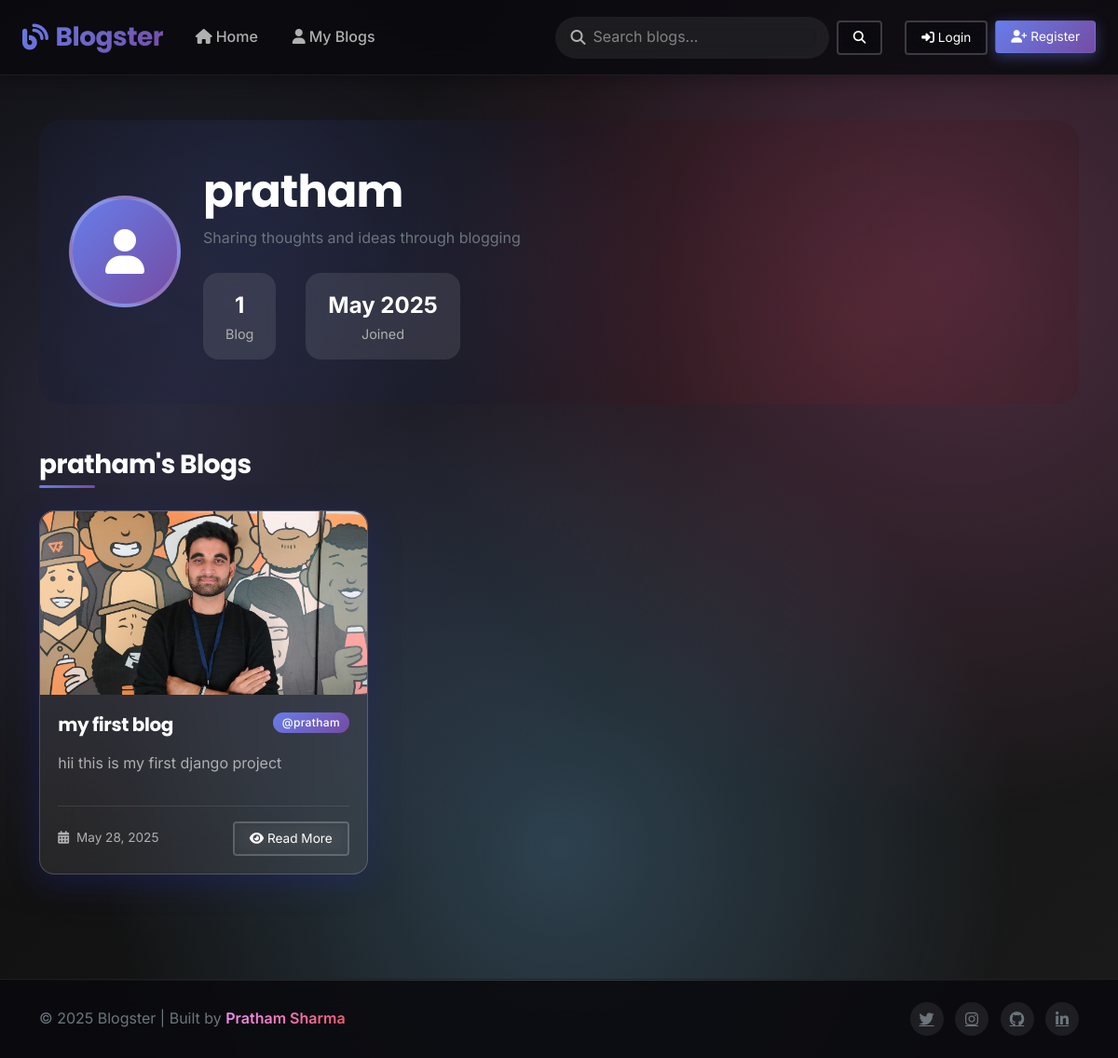
The app's page /tweet/1/profile/ with its own data.
### tweet/models.py (models this page shows, shortened)
class Tweet(models.Model):
    user= models.ForeignKey(User,on_delete=models.CASCADE)
    title=models.TextField(max_length=240,default='my first blog')
    text=models.TextField(max_length=240)
    photo=models.ImageField(upload_to='photos/',blank=True,null=True)
    created_at=models.DateTimeField(auto_now_add=True)
    updated_at=models.DateTimeField( auto_now=True)
    likes = models.ManyToManyField(User, related_name='liked_tweets', blank=True)

### tweet/views.py (the view)
# urls.py: path('<int:user_id>/profile/', views.user_profile, name='user_profile'),
def user_profile(request, user_id):
    user = get_object_or_404(User, id=user_id)
    tweets = Tweet.objects.filter(user=user).order_by('-created_at')
    return render(request, 'user_profile.html', {
        'profile_user': user,
        'mytweets': tweets
    })

### tweet/templates/user_profile.html (shortened to what this page needs)
{% extends "layout.html" %}
{% block content %}
<div class="container">
  <div class="profile-header">
    <div class="row align-items-center">
      <div class="col-md-8">
        <div class="d-flex align-items-center flex-column flex-md-row">
          <div class="profile-avatar me-md-4">
            {% if mytweets and mytweets.0.user.profile_picture %}
              <img src="{{ mytweets.0.user.profile_picture.url }}" alt="{{ mytweets.0.user.username }}'s avatar" />
            {% else %}
              <i class="fas fa-user"></i>
            {% endif %}
          </div>
          <div class="text-center text-md-start">
            <h1 class="display-5 fw-bold mb-2">
              {% if mytweets %}{{ mytweets.0.user.username }}{% else %}User{% endif %}
            </h1>
            <p class="text-secondary mb-0">
              {% if mytweets and mytweets.0.user.bio %}
                {{ mytweets.0.user.bio }}
              {% else %}
                Sharing thoughts and ideas through blogging
              {% endif %}
            </p>
            <div class="profile-stats">
              <div class="stat-item">
                <div class="stat-number">{{ mytweets|length }}</div>
                <div class="stat-label">Blog{{ mytweets|length|pluralize }}</div>
              </div>
              <div class="stat-item">
                <div class="stat-number">
                  {% if mytweets and mytweets.0.user.date_joined %}
                    {{ mytweets.0.user.date_joined|date:"M Y" }}
                  {% else %}
                    Recently
                  {% endif %}
                </div>
                <div class="stat-label">Joined</div>
              </div>
            </div>
          </div>
        </div>
      </div>
    </div>
  </div>
  {% if mytweets %}
    <h2 class="section-title">
      {% if mytweets %}{{ mytweets.0.user.username }}'s Blogs{% else %}Blogs{% endif %}
    </h2>
    <div class="tweet-grid">
      {% for tweet in mytweets %}
      <div class="glass-card tweet-card animate-on-scroll">
        <a href="{% url 'tweet' tweet.id %}" class="text-decoration-none">
          <div class="tweet-image-container">
            {% if tweet.photo %}
              <img
                src="{{ tweet.photo.url }}"
                class="tweet-image"
                alt="{{ tweet.title }}"
              />
            {% else %}
              <div class="tweet-image d-flex align-items-center justify-content-center" style="background: var(--primary-gradient);">
                <i class="fas fa-blog fa-3x text-white"></i>
              </div>
            {% endif %}
          </div>
        </a>
        <div class="tweet-content">
          <div class="d-flex justify-content-between align-items-start mb-3">
            <h3 class="tweet-title text-white mb-0">{{ tweet.title }}</h3>
            <span class="badge bg-primary-custom rounded-pill">
              @{{ tweet.user.username }}
            </span>
          </div>
          <p class="tweet-text">{{ tweet.text|truncatechars:120 }}</p>
          {% if mytweets.0.user == request.user %}
          <div class="tweet-actions">
            <a
              href="{% url 'tweet_detail' tweet.id %}"
              class="btn btn-outline-custom btn-sm"
            >
              <i class="fas fa-eye me-1"></i>View
            </a>
            <div class="d-flex gap-2">
              <a
                href="{% url 'tweet_edit' tweet.id %}"
                class="btn btn-outline-custom btn-sm"
              >
                <i class="fas fa-edit me-1"></i>Edit
              </a>
              <a
                href="{% url 'tweet_delete' tweet.id %}"
                class="btn btn-outline-danger btn-sm"
              >
                <i class="fas fa-trash me-1"></i>
              </a>
            </div>
          </div>
          {% else %}
          <div class="tweet-meta">
            <div>
              <i class="fas fa-calendar-alt me-1"></i>
              {{ tweet.created_at|date:"M d, Y" }}
            </div>
            <a
              href="{% url 'tweet_detail' tweet.id %}"
              class="btn btn-outline-custom btn-sm"
            >
              <i class="fas fa-eye me-1"></i>Read More
            </a>
          </div>
          {% endif %}
        </div>
      </div>
      {% endfor %}
    </div>
  {% endif %}
</div>
{% endblock %}

### templates/layout.html (style rules this page uses)
:root { --primary-gradient: linear-gradient(135deg, #667eea 0%, #764ba2 100%); --secondary-gradient: linear-gradient(135deg, #f093fb 0%, #f5576c 100%); --accent-gradient: linear-gradient(135deg, #4facfe 0%, #00f2fe 100%); --success-gradient: linear-gradient(135deg, #0ba360 0%, #3cba92 100%); --warning-gradient: linear-gradient(135deg, #f093fb 0%, #f5576c 100%); --dark-gradient: linear-gradient(135deg, #0c0c0c 0%, #1a1a1a 100%); --glass-bg: rgba(255, 255, 255, 0.08); --glass-border: rgba(255, 255, 255, 0.18); --text-primary: #ffffff; --text-secondary: #b0b0b0; --shadow-primary: 0 8px 32px rgba(31, 38, 135, 0.37); --shadow-hover: 0 15px 35px rgba(31, 38, 135, 0.5); --border-radius-sm: 10px; --border-radius-md: 16px; --border-radius-lg: 24px; }
* { margin: 0; padding: 0; box-sizing: border-box; }
body { background: var(--dark-gradient); color: var(--text-primary); font-family: "Inter", -apple-system, BlinkMacSystemFont, sans-serif; line-height: 1.6; min-height: 100vh; overflow-x: hidden; }
h1, h2, h3, h4, h5, h6, .display-1, .display-2, .display-3, .display-4, .display-5, .display-6 { font-family: "Poppins", sans-serif; letter-spacing: -0.02em; }
body::before { content: ""; position: fixed; top: 0; left: 0; width: 100%; height: 100%; background: radial-gradient( circle at 15% 40%, rgba(120, 119, 198, 0.25) 0%, transparent 45% ), radial-gradient( circle at 85% 25%, rgba(255, 119, 198, 0.25) 0%, transparent 45% ), radial-gradient( circle at 50% 80%, rgba(120, 200, 255, 0.25) 0%, transparent 45% ); z-index: -1; animation: backgroundShift 20s ease-in-out infinite alternate; }
.btn-outline-custom { background: transparent; border: 2px solid rgba(255, 255, 255, 0.2); color: var(--text-primary); backdrop-filter: blur(10px); box-shadow: none; }
.btn-sm { padding: 0.4rem 1rem; font-size: 0.85rem; }
.glass-card { background: var(--glass-bg); backdrop-filter: blur(20px); -webkit-backdrop-filter: blur(20px); border: 1px solid var(--glass-border); border-radius: var(--border-radius-md); box-shadow: var(--shadow-primary); transition: all 0.4s cubic-bezier(0.4, 0, 0.2, 1); overflow: hidden; position: relative; }
.glass-card::before { content: ""; position: absolute; top: 0; left: 0; right: 0; height: 1px; background: linear-gradient( 90deg, transparent, rgba(255, 255, 255, 0.3), transparent ); }
.glass-card img { transition: transform 0.5s ease; }
.badge { padding: 0.4em 0.8em; font-weight: 500; letter-spacing: 0.03em; }
.bg-primary-custom { background: var(--primary-gradient); }

### records on screen
Tweet: user.username "pratham", user.date_joined "May 2025", photo (placeholder picture), title "my first blog", text "hii this is my first django project", created_at "May 28, 2025"

### other values on screen
{{ mytweets|length }} "1"
